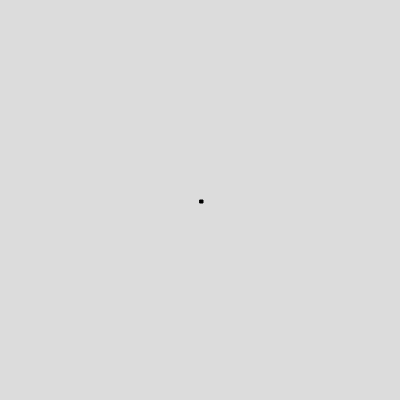
Frame 1 (no input)
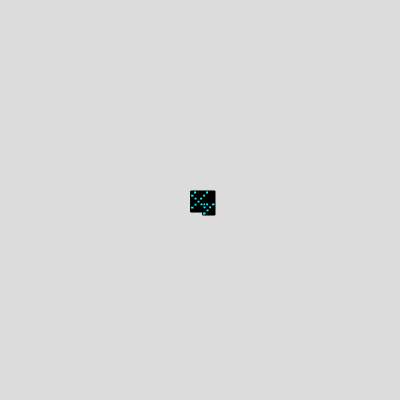
Frame 60 (no input)
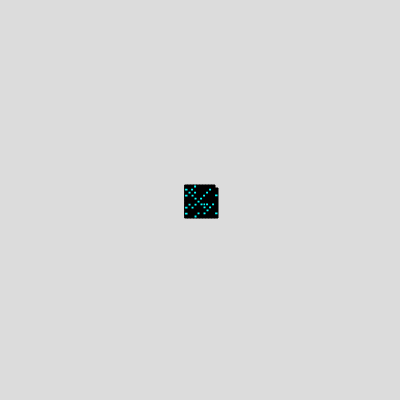
Frame 120 (the mouse pressed at the canvas centre since frame 60)

The p5.js sketch that drew these frames (run headless with seeded random() and noise() and a simulated clock; from frame 60 on, the mouse is pressed at the canvas centre):

// p5.js sketch
// ── sketch.js
let i = 0;
let count = 1;
let x, y, dx, dy, maxI, t, X, Y;

function setup() {
  createCanvas(400, 400);
  background(220);
  X = width;
  Y = height;
  x = y = dx = 0;
  dy = -1;
  t = Math.max(X/3, Y/3);
  maxI = t * t;
  stroke(0);
}

function draw() {
  if(i < maxI){
    if ((-X / 2 <= x) && (x <= X / 2) && (-Y / 2 <= y) && (y <= Y / 2)) {
      if(isPrime(i)){
        fill(0, 255, 255);  
      }else{
        fill(0);
      }
      rect(x*3 + X/2, y*3 + Y/2, 3, 3);
    }
    if ((x == y) || ((x < 0) && (x == -y)) || ((x > 0) && (x == 1 - y))) {
      t = dx;
      dx = -dy;
      dy = t;
    }
    x += dx;
    y += dy;
    i++;
  }
}

const isPrime = num => {
    for(let i = 2, s = Math.sqrt(num); i <= s; i++)
        if(num % i === 0) return false; 
    return num > 1;
}
